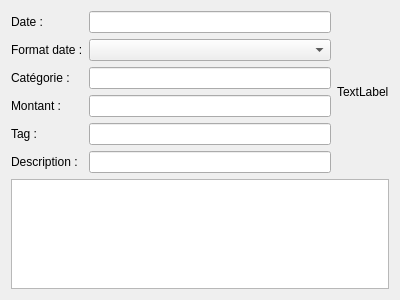
<?xml version="1.0" encoding="UTF-8"?>
<ui version="4.0">
 <class>FieldsPage</class>
 <widget class="QWizardPage" name="FieldsPage">
  <property name="geometry">
   <rect>
    <x>0</x>
    <y>0</y>
    <width>400</width>
    <height>300</height>
   </rect>
  </property>
  <property name="windowTitle">
   <string>WizardPage</string>
  </property>
  <property name="title">
   <string>Associer les champs</string>
  </property>
  <property name="subTitle">
   <string>Veuillez faire correspondre les colonnes du fichier CSV (à droite) aux champs de l'application.</string>
  </property>
  <layout class="QVBoxLayout" name="verticalLayout">
   <item>
    <layout class="QHBoxLayout" name="horizontalLayout">
     <item>
      <layout class="QFormLayout" name="formLayout">
       <item row="0" column="1">
        <widget class="QLineEdit" name="qleDate"/>
       </item>
       <item row="1" column="0">
        <widget class="QLabel" name="label_2">
         <property name="text">
          <string>Format date :</string>
         </property>
        </widget>
       </item>
       <item row="1" column="1">
        <widget class="QComboBox" name="qcbDateFormat"/>
       </item>
       <item row="2" column="0">
        <widget class="QLabel" name="label_3">
         <property name="text">
          <string>Catégorie :</string>
         </property>
        </widget>
       </item>
       <item row="2" column="1">
        <widget class="QLineEdit" name="qleCat"/>
       </item>
       <item row="3" column="0">
        <widget class="QLabel" name="label_4">
         <property name="text">
          <string>Montant :</string>
         </property>
        </widget>
       </item>
       <item row="3" column="1">
        <widget class="QLineEdit" name="qleAmount"/>
       </item>
       <item row="4" column="0">
        <widget class="QLabel" name="label_5">
         <property name="text">
          <string>Tag :</string>
         </property>
        </widget>
       </item>
       <item row="4" column="1">
        <widget class="QLineEdit" name="qleTag"/>
       </item>
       <item row="5" column="0">
        <widget class="QLabel" name="label_6">
         <property name="text">
          <string>Description :</string>
         </property>
        </widget>
       </item>
       <item row="5" column="1">
        <widget class="QLineEdit" name="qleDes"/>
       </item>
       <item row="0" column="0">
        <widget class="QLabel" name="label">
         <property name="text">
          <string>Date :</string>
         </property>
        </widget>
       </item>
      </layout>
     </item>
     <item>
      <widget class="QLabel" name="qlHeaders">
       <property name="text">
        <string>TextLabel</string>
       </property>
      </widget>
     </item>
    </layout>
   </item>
   <item>
    <widget class="CSVEditor" name="csvEditor"/>
   </item>
  </layout>
 </widget>
 <customwidgets>
  <customwidget>
   <class>CSVEditor</class>
   <extends>QPlainTextEdit</extends>
   <header>csveditor.h</header>
  </customwidget>
 </customwidgets>
 <resources/>
 <connections/>
</ui>
